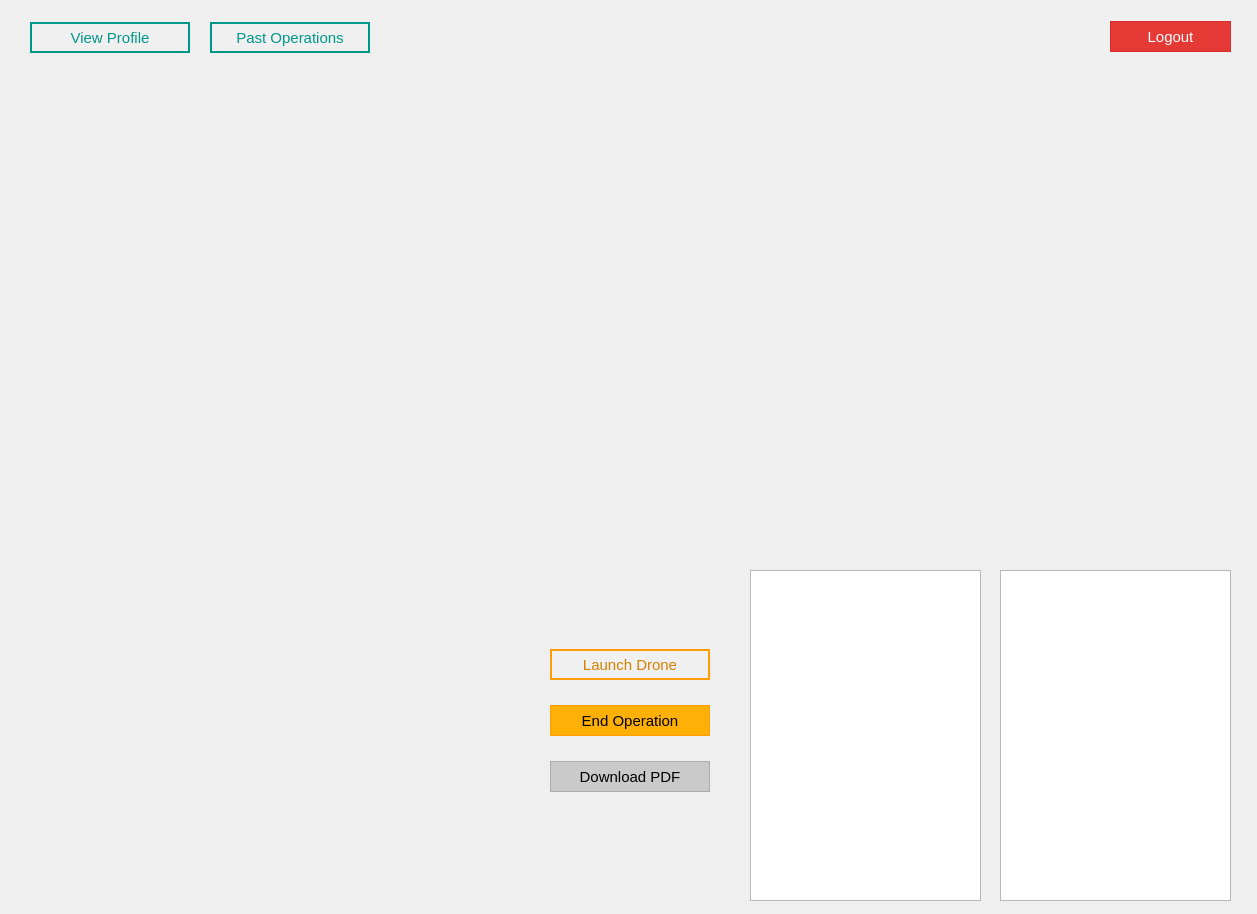
<?xml version="1.0" encoding="UTF-8"?>
<ui version="4.0">
 <class>MainWindow</class>
 <widget class="QMainWindow" name="MainWindow">
  <property name="geometry">
   <rect>
    <x>0</x>
    <y>0</y>
    <width>1257</width>
    <height>914</height>
   </rect>
  </property>
  <property name="windowTitle">
   <string>AIDS – Home</string>
  </property>
  <property name="windowIcon">
   <iconset>
    <normaloff>../../Resources/logo_svg.svg</normaloff>../../Resources/logo_svg.svg</iconset>
  </property>
  <widget class="QWidget" name="centralwidget">
   <widget class="QWidget" name="layoutWidget">
    <property name="geometry">
     <rect>
      <x>870</x>
      <y>20</y>
      <width>361</width>
      <height>33</height>
     </rect>
    </property>
    <layout class="QHBoxLayout" name="logout_layout">
     <item>
      <widget class="QLabel" name="lbl_user">
       <property name="font">
        <font>
         <family>Calibri</family>
         <pointsize>11</pointsize>
        </font>
       </property>
       <property name="text">
        <string/>
       </property>
       <property name="scaledContents">
        <bool>false</bool>
       </property>
       <property name="alignment">
        <set>Qt::AlignCenter</set>
       </property>
      </widget>
     </item>
     <item>
      <widget class="QPushButton" name="btn_logout">
       <property name="minimumSize">
        <size>
         <width>121</width>
         <height>31</height>
        </size>
       </property>
       <property name="maximumSize">
        <size>
         <width>121</width>
         <height>31</height>
        </size>
       </property>
       <property name="font">
        <font>
         <family>Helvetica</family>
         <pointsize>11</pointsize>
        </font>
       </property>
       <property name="styleSheet">
        <string notr="true">QPushButton {
color: rgb(255, 255, 255);
background-color: #E53935;
border: 1.2px solid #D32F2F;
outline: none;}

QPushButton:hover{
background-color: #D32F2F;
outline: none;
border: none;
}

QPushButton:pressed{
    background-color: #C62828;
outline: none;
border: none;
}</string>
       </property>
       <property name="text">
        <string>Logout</string>
       </property>
      </widget>
     </item>
    </layout>
   </widget>
   <widget class="QPushButton" name="btn_profile">
    <property name="geometry">
     <rect>
      <x>30</x>
      <y>22</y>
      <width>160</width>
      <height>31</height>
     </rect>
    </property>
    <property name="minimumSize">
     <size>
      <width>160</width>
      <height>31</height>
     </size>
    </property>
    <property name="maximumSize">
     <size>
      <width>160</width>
      <height>31</height>
     </size>
    </property>
    <property name="font">
     <font>
      <family>Helvetica</family>
      <pointsize>11</pointsize>
     </font>
    </property>
    <property name="styleSheet">
     <string notr="true">QPushButton {
color: #009688;
background-color: rgb(240, 240, 240);
border: 2px solid #009688;
outline: none;}
                
QPushButton:hover{
color: rgb(255, 255, 255);
background-color:#26A69A;
outline: none;
border: none;
}
                
QPushButton:pressed{
background-color: #00897B;
outline: none;
border: none;
}
                
                </string>
    </property>
    <property name="text">
     <string>View Profile</string>
    </property>
   </widget>
   <widget class="QPushButton" name="btn_pastOps">
    <property name="geometry">
     <rect>
      <x>210</x>
      <y>22</y>
      <width>160</width>
      <height>31</height>
     </rect>
    </property>
    <property name="minimumSize">
     <size>
      <width>160</width>
      <height>31</height>
     </size>
    </property>
    <property name="maximumSize">
     <size>
      <width>160</width>
      <height>31</height>
     </size>
    </property>
    <property name="font">
     <font>
      <family>Helvetica</family>
      <pointsize>11</pointsize>
     </font>
    </property>
    <property name="styleSheet">
     <string notr="true">QPushButton {
color: #009688;
background-color: rgb(240, 240, 240);
border: 2px solid #009688;
outline: none;}
                
QPushButton:hover{
color: rgb(255, 255, 255);
background-color:#26A69A;
outline: none;
border: none;
}
                
QPushButton:pressed{
background-color: #00897B;
outline: none;
border: none;
}
                
                </string>
    </property>
    <property name="text">
     <string>Past Operations</string>
    </property>
   </widget>
   <widget class="QWidget" name="droneStream" native="true">
    <property name="geometry">
     <rect>
      <x>30</x>
      <y>80</y>
      <width>1201</width>
      <height>480</height>
     </rect>
    </property>
    <property name="minimumSize">
     <size>
      <width>1201</width>
      <height>480</height>
     </size>
    </property>
    <property name="maximumSize">
     <size>
      <width>1201</width>
      <height>480</height>
     </size>
    </property>
   </widget>
   <widget class="QWidget" name="droneMap" native="true">
    <property name="geometry">
     <rect>
      <x>30</x>
      <y>570</y>
      <width>481</width>
      <height>331</height>
     </rect>
    </property>
    <property name="minimumSize">
     <size>
      <width>481</width>
      <height>331</height>
     </size>
    </property>
    <property name="maximumSize">
     <size>
      <width>481</width>
      <height>331</height>
     </size>
    </property>
   </widget>
   <widget class="QWidget" name="layoutWidget">
    <property name="geometry">
     <rect>
      <x>550</x>
      <y>630</y>
      <width>162</width>
      <height>184</height>
     </rect>
    </property>
    <layout class="QVBoxLayout" name="operations_layout">
     <item>
      <widget class="QPushButton" name="btn_Launch">
       <property name="minimumSize">
        <size>
         <width>160</width>
         <height>31</height>
        </size>
       </property>
       <property name="maximumSize">
        <size>
         <width>160</width>
         <height>31</height>
        </size>
       </property>
       <property name="font">
        <font>
         <family>Helvetica</family>
         <pointsize>11</pointsize>
        </font>
       </property>
       <property name="styleSheet">
        <string notr="true">QPushButton {
color: rgb(212, 128, 0);
background-color: rgb(240, 240, 240);
border: 2px solid #FF9D07;
outline: none;}

QPushButton:hover{
color: rgb(0,0,0);
background-color: rgb(255, 176, 6);
outline: none;
border: none;
}

QPushButton:pressed{
color: rgb(255, 255, 255);
background-color: rgb(129, 129, 129);
outline: none;
border: none;
}


</string>
       </property>
       <property name="text">
        <string>Launch Drone</string>
       </property>
      </widget>
     </item>
     <item>
      <widget class="QPushButton" name="btn_endOps">
       <property name="minimumSize">
        <size>
         <width>160</width>
         <height>31</height>
        </size>
       </property>
       <property name="maximumSize">
        <size>
         <width>160</width>
         <height>31</height>
        </size>
       </property>
       <property name="font">
        <font>
         <family>Helvetica</family>
         <pointsize>11</pointsize>
        </font>
       </property>
       <property name="styleSheet">
        <string notr="true">QPushButton {
background-color: rgb(255, 176, 6);
border: 1.2px solid #ff9d07;
outline: none;
}

QPushButton:hover{
background-color: rgb(255, 157, 7);
outline: none;
border: none;
}

QPushButton:pressed{
background-color: rgb(254, 140, 8);
outline: none;
border: none;
}</string>
       </property>
       <property name="text">
        <string>End Operation</string>
       </property>
      </widget>
     </item>
     <item>
      <widget class="QPushButton" name="btn_PDF">
       <property name="minimumSize">
        <size>
         <width>160</width>
         <height>31</height>
        </size>
       </property>
       <property name="maximumSize">
        <size>
         <width>160</width>
         <height>31</height>
        </size>
       </property>
       <property name="font">
        <font>
         <family>Helvetica</family>
         <pointsize>11</pointsize>
        </font>
       </property>
       <property name="styleSheet">
        <string notr="true">QPushButton {
color: rgb(0, 0, 0);
	background-color: rgb(202, 202, 202);
border: 1.2px solid #ABABAB;
outline: none;}

QPushButton:hover{
color: rgb(255, 255, 255);
background-color: rgb(171, 171, 171);
outline: none;
border: none;
}

QPushButton:pressed{
color: rgb(255, 255, 255);
background-color: rgb(129, 129, 129);
outline: none;
border: none;
}


</string>
       </property>
       <property name="text">
        <string>Download PDF</string>
       </property>
      </widget>
     </item>
    </layout>
   </widget>
   <widget class="QTextBrowser" name="droneConsole">
    <property name="geometry">
     <rect>
      <x>750</x>
      <y>570</y>
      <width>231</width>
      <height>331</height>
     </rect>
    </property>
    <property name="minimumSize">
     <size>
      <width>231</width>
      <height>331</height>
     </size>
    </property>
    <property name="maximumSize">
     <size>
      <width>231</width>
      <height>331</height>
     </size>
    </property>
   </widget>
   <widget class="QTextBrowser" name="droneConsole_2">
    <property name="geometry">
     <rect>
      <x>1000</x>
      <y>570</y>
      <width>231</width>
      <height>331</height>
     </rect>
    </property>
    <property name="minimumSize">
     <size>
      <width>231</width>
      <height>331</height>
     </size>
    </property>
    <property name="maximumSize">
     <size>
      <width>231</width>
      <height>331</height>
     </size>
    </property>
   </widget>
  </widget>
 </widget>
 <resources/>
 <connections/>
</ui>
